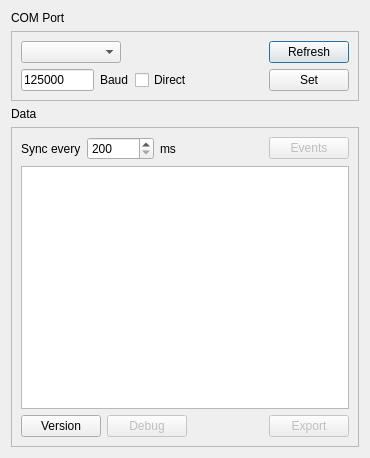
<?xml version="1.0" encoding="UTF-8"?>
<ui version="4.0">
 <class>Dialog</class>
 <widget class="QDialog" name="Dialog">
  <property name="geometry">
   <rect>
    <x>0</x>
    <y>0</y>
    <width>370</width>
    <height>458</height>
   </rect>
  </property>
  <property name="sizePolicy">
   <sizepolicy hsizetype="Minimum" vsizetype="Fixed">
    <horstretch>0</horstretch>
    <verstretch>0</verstretch>
   </sizepolicy>
  </property>
  <property name="windowTitle">
   <string>EcoCar Diagnostics</string>
  </property>
  <layout class="QVBoxLayout" name="verticalLayout_4">
   <item>
    <widget class="QLabel" name="label_4">
     <property name="text">
      <string notr="true">COM Port</string>
     </property>
    </widget>
   </item>
   <item>
    <widget class="QFrame" name="frame">
     <property name="sizePolicy">
      <sizepolicy hsizetype="MinimumExpanding" vsizetype="Preferred">
       <horstretch>0</horstretch>
       <verstretch>0</verstretch>
      </sizepolicy>
     </property>
     <property name="accessibleName">
      <string/>
     </property>
     <property name="frameShape">
      <enum>QFrame::StyledPanel</enum>
     </property>
     <property name="frameShadow">
      <enum>QFrame::Plain</enum>
     </property>
     <property name="midLineWidth">
      <number>1</number>
     </property>
     <layout class="QVBoxLayout" name="verticalLayout">
      <item>
       <layout class="QHBoxLayout" name="horizontalLayout_2">
        <item>
         <widget class="QComboBox" name="com_port_comboBox">
          <property name="enabled">
           <bool>true</bool>
          </property>
          <property name="sizePolicy">
           <sizepolicy hsizetype="Minimum" vsizetype="Fixed">
            <horstretch>0</horstretch>
            <verstretch>0</verstretch>
           </sizepolicy>
          </property>
          <property name="minimumSize">
           <size>
            <width>100</width>
            <height>0</height>
           </size>
          </property>
         </widget>
        </item>
        <item>
         <spacer name="horizontalSpacer_3">
          <property name="orientation">
           <enum>Qt::Horizontal</enum>
          </property>
          <property name="sizeHint" stdset="0">
           <size>
            <width>40</width>
            <height>20</height>
           </size>
          </property>
         </spacer>
        </item>
        <item>
         <widget class="QPushButton" name="refresh_pushButton">
          <property name="text">
           <string>Refresh</string>
          </property>
         </widget>
        </item>
       </layout>
      </item>
      <item>
       <layout class="QHBoxLayout" name="horizontalLayout_7">
        <item>
         <widget class="QLineEdit" name="baud_rate_lineEdit">
          <property name="sizePolicy">
           <sizepolicy hsizetype="Fixed" vsizetype="Fixed">
            <horstretch>0</horstretch>
            <verstretch>0</verstretch>
           </sizepolicy>
          </property>
          <property name="maximumSize">
           <size>
            <width>73</width>
            <height>24</height>
           </size>
          </property>
          <property name="inputMask">
           <string extracomment="12"/>
          </property>
          <property name="text">
           <string>125000</string>
          </property>
          <property name="maxLength">
           <number>6</number>
          </property>
         </widget>
        </item>
        <item>
         <widget class="QLabel" name="label">
          <property name="text">
           <string>Baud</string>
          </property>
         </widget>
        </item>
        <item>
         <widget class="QCheckBox" name="direct_checkBox">
          <property name="text">
           <string>Direct</string>
          </property>
         </widget>
        </item>
        <item>
         <spacer name="horizontalSpacer">
          <property name="orientation">
           <enum>Qt::Horizontal</enum>
          </property>
          <property name="sizeHint" stdset="0">
           <size>
            <width>40</width>
            <height>20</height>
           </size>
          </property>
         </spacer>
        </item>
        <item>
         <widget class="QPushButton" name="set_pushButton_2">
          <property name="text">
           <string>Set</string>
          </property>
         </widget>
        </item>
       </layout>
      </item>
     </layout>
    </widget>
   </item>
   <item>
    <widget class="QLabel" name="label_5">
     <property name="text">
      <string>Data</string>
     </property>
    </widget>
   </item>
   <item>
    <widget class="QFrame" name="frame_2">
     <property name="sizePolicy">
      <sizepolicy hsizetype="MinimumExpanding" vsizetype="MinimumExpanding">
       <horstretch>0</horstretch>
       <verstretch>0</verstretch>
      </sizepolicy>
     </property>
     <property name="accessibleName">
      <string/>
     </property>
     <property name="frameShape">
      <enum>QFrame::StyledPanel</enum>
     </property>
     <property name="frameShadow">
      <enum>QFrame::Plain</enum>
     </property>
     <property name="midLineWidth">
      <number>1</number>
     </property>
     <layout class="QVBoxLayout" name="verticalLayout_3">
      <item>
       <layout class="QVBoxLayout" name="verticalLayout_2">
        <item>
         <layout class="QHBoxLayout" name="horizontalLayout_3">
          <item>
           <widget class="QLabel" name="label_2">
            <property name="text">
             <string>Sync every</string>
            </property>
           </widget>
          </item>
          <item>
           <widget class="QSpinBox" name="time_spinBox">
            <property name="minimum">
             <number>200</number>
            </property>
            <property name="maximum">
             <number>999999</number>
            </property>
           </widget>
          </item>
          <item>
           <widget class="QLabel" name="label_3">
            <property name="text">
             <string>ms</string>
            </property>
           </widget>
          </item>
          <item>
           <spacer name="horizontalSpacer_4">
            <property name="orientation">
             <enum>Qt::Horizontal</enum>
            </property>
            <property name="sizeHint" stdset="0">
             <size>
              <width>40</width>
              <height>20</height>
             </size>
            </property>
           </spacer>
          </item>
          <item>
           <widget class="QPushButton" name="events_pushButton_3">
            <property name="enabled">
             <bool>false</bool>
            </property>
            <property name="text">
             <string>Events</string>
            </property>
           </widget>
          </item>
         </layout>
        </item>
        <item>
         <widget class="QTableWidget" name="tableWidget">
          <property name="minimumSize">
           <size>
            <width>0</width>
            <height>0</height>
           </size>
          </property>
         </widget>
        </item>
        <item>
         <layout class="QHBoxLayout" name="horizontalLayout_4">
          <item>
           <widget class="QPushButton" name="version_pushButton_4">
            <property name="text">
             <string>Version</string>
            </property>
           </widget>
          </item>
          <item>
           <widget class="QPushButton" name="debug_pushButton_6">
            <property name="enabled">
             <bool>false</bool>
            </property>
            <property name="text">
             <string>Debug</string>
            </property>
           </widget>
          </item>
          <item>
           <spacer name="horizontalSpacer_5">
            <property name="orientation">
             <enum>Qt::Horizontal</enum>
            </property>
            <property name="sizeHint" stdset="0">
             <size>
              <width>20</width>
              <height>20</height>
             </size>
            </property>
           </spacer>
          </item>
          <item>
           <widget class="QPushButton" name="export_pushButton_5">
            <property name="enabled">
             <bool>false</bool>
            </property>
            <property name="text">
             <string>Export</string>
            </property>
           </widget>
          </item>
         </layout>
        </item>
       </layout>
      </item>
     </layout>
    </widget>
   </item>
  </layout>
 </widget>
 <resources/>
 <connections/>
</ui>
